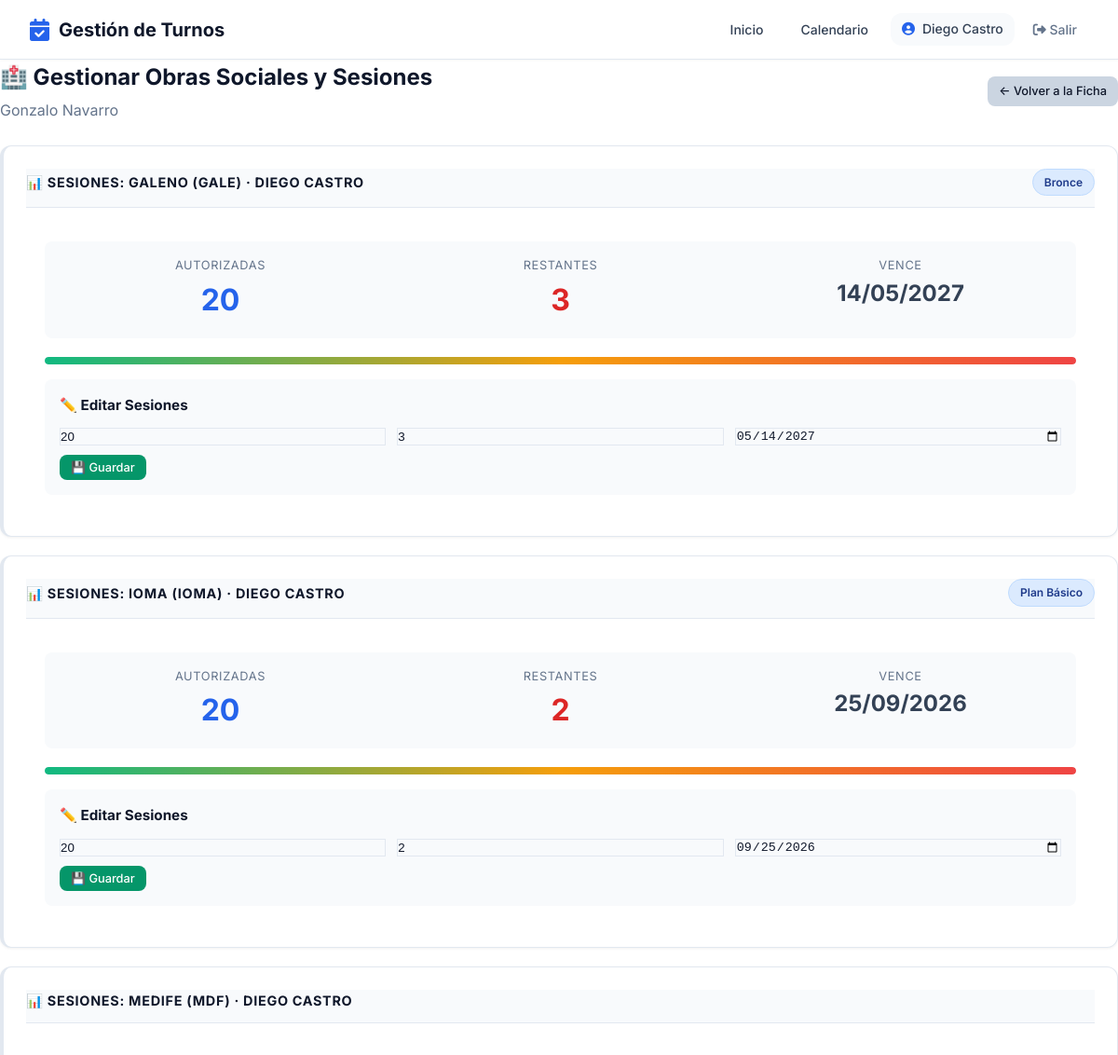
Page /pacientes/80/gestionar-obras-sociales/ (signed in, upper part) on the earlier database version.
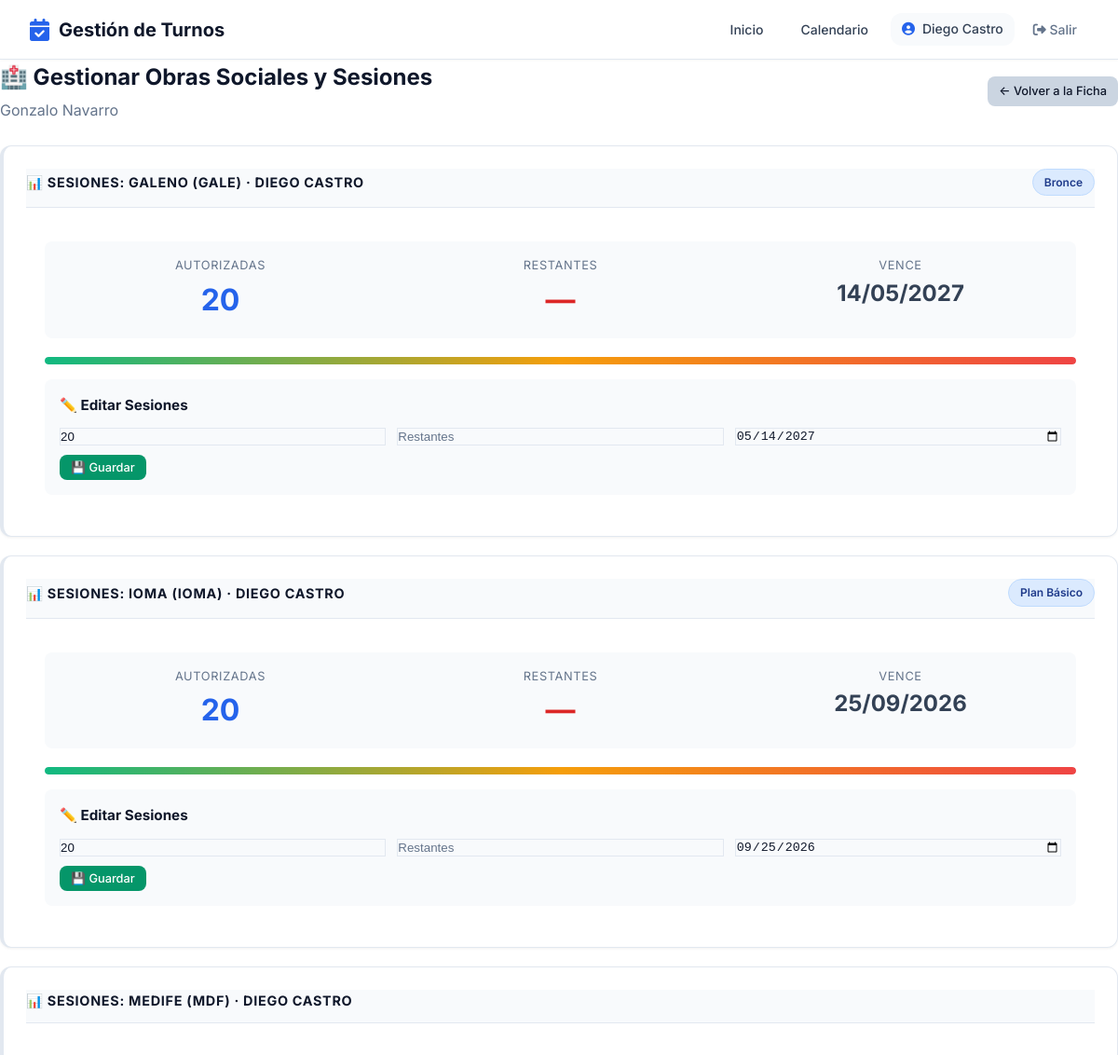
Same page on the later database version.
### pacientes/models.py (models this page shows, shortened)
class PacienteObraSocial(models.Model):
    paciente = models.ForeignKey(
        Paciente, on_delete=models.CASCADE, related_name='mis_obras_sociales'
    )
    obra_social = models.ForeignKey(
        'obras_sociales.ObraSocial', on_delete=models.CASCADE, verbose_name='Obra Social'
    )
    plan = models.ForeignKey(
        'obras_sociales.Plan', on_delete=models.SET_NULL, null=True, blank=True, verbose_name='Plan'
    )
    numero_afiliado = models.CharField(max_length=50, blank=True, verbose_name='Número de Afiliado')
    profesional = models.ForeignKey(
        'profesionales.Profesional',
        on_delete=models.SET_NULL,
        null=True,
        blank=True,
        verbose_name='Profesional que autoriza'
    )
    sesiones_autorizadas = models.IntegerField(null=True, blank=True, verbose_name='Sesiones Autorizadas')
    sesiones_restantes = models.IntegerField(null=True, blank=True, verbose_name='Sesiones Restantes')
    fecha_vencimiento = models.DateField(null=True, blank=True, verbose_name='Vencimiento')
    activa = models.BooleanField(default=True, verbose_name='Activa')
    creado = models.DateTimeField(auto_now_add=True)
    actualizado = models.DateTimeField(auto_now=True)
    class Meta:
        verbose_name = 'Obra Social del Paciente'
        verbose_name_plural = 'Obras Sociales del Paciente'
        ordering = ['-activa', 'obra_social__nombre']
        unique_together = ['paciente', 'obra_social', 'plan', 'profesional']

### obras_sociales/models.py (models this page shows, shortened)
class ObraSocial(ModeloBase):
    nombre = models.CharField(max_length=200, verbose_name='Nombre')
    sigla = models.CharField(max_length=20, verbose_name='Sigla')
    telefono = models.CharField(max_length=20, blank=True, verbose_name='Teléfono')
    email = models.EmailField(blank=True, verbose_name='Email')
    activo = models.BooleanField(default=True, verbose_name='Activo')
    class Meta:
        verbose_name = 'Obra Social'
        verbose_name_plural = 'Obras Sociales'
        ordering = ['nombre']

class Plan(ModeloBase):
    obra_social = models.ForeignKey(
        ObraSocial,
        on_delete=models.CASCADE,
        related_name='planes',
        verbose_name='Obra Social'
    )
    nombre = models.CharField(max_length=100, verbose_name='Nombre del Plan')
    requiere_autorizacion = models.BooleanField(
        default=False,
        verbose_name='Requiere Autorización'
    )
    coseguro_fijo = models.DecimalField(
        max_digits=10,
        decimal_places=2,
        default=0,
        verbose_name='Coseguro Fijo'
    )
    coseguro_porcentaje = models.DecimalField(
        max_digits=5,
        decimal_places=2,
        default=0,
        verbose_name='Coseguro (%)'
    )
    class Meta:
        verbose_name = 'Plan'
        verbose_name_plural = 'Planes'
        ordering = ['obra_social', 'nombre']

### profesionales/models.py (models this page shows, shortened)
class Profesional(Persona):
    ESPECIALIDADES = [
        ('odontologia', 'Odontología'),
        ('kinesiologia', 'Kinesiología'),
        ('psicologia', 'Psicología'),
        ('nutricion', 'Nutrición'),
        ('cardiologia', 'Cardiología'),
        ('medicina_general', 'Medicina General'),
        ('dermatologia', 'Dermatología'),
        ('estetica', 'Estética'),
        ('pediatria', 'Pediatría'),
        ('traumatologia', 'Traumatología'),
        ('veterinaria', 'Veterinaria'),
        ('fonoaudiologia', 'Fonoaudiologia'),
        ('laboratorio', 'Laboratorio'),
        ('otro', 'Otro'),
    ]
    usuario = models.OneToOneField(
        'usuarios.Usuario',
        on_delete=models.CASCADE,
        verbose_name='Usuario'
    )
    especialidad = models.CharField(
        max_length=50,
        choices=ESPECIALIDADES,
        verbose_name='Especialidad'
    )
    matricula = models.CharField(
        max_length=50,
        blank=True,
        verbose_name='Matrícula Profesional'
    )
    color_calendario = models.CharField(
        max_length=7,
        default='#4A90D9',
        verbose_name='Color en Calendario'
    )
    acepta_obra_social = models.BooleanField(
        default=False,
        verbose_name='Acepta Obra Social'
    )
    descripcion = models.TextField(
        blank=True,
        verbose_name='Descripción Profesional'
    )
    foto = models.ImageField(
    upload_to='profesionales/',
    blank=True,
    null=True,
    verbose_name='Foto de Perfil'
    )
    establecimientos = models.ManyToManyField(
    'establecimientos.Establecimiento',
    blank=True,
    related_name='profesionales',
    verbose_name='Consultorios donde atiende'
    )
    frase_destacada = models.CharField(max_length=200, blank=True, verbose_name='Frase destacada')
    precio_particular = models.DecimalField(max_digits=10, decimal_places=2, null=True, blank=True, verbose_name='Precio consulta particular')
    obras_sociales_texto = models.TextField(blank=True, verbose_name='Obras sociales (texto libre)')
    servicios_texto = models.TextField(blank=True, verbose_name='Servicios / Especializaciones')
    servicios_destacados = models.TextField(blank=True, verbose_name='Servicios destacados')
    especializaciones = models.TextField(blank=True, verbose_name='Especializaciones')
    atiende_por_orden = models.BooleanField(
    default=False,
    verbose_name='Atiende por orden de llegada'
)
    obras_sociales = models.ManyToManyField(
        'obras_sociales.ObraSocial',
        blank=True,
        related_name='profesionales',
        verbose_name='Obras Sociales'
    )
    planes = models.ManyToManyField(
        'obras_sociales.Plan',
        blank=True,
        verbose_name='Planes'
    )
    class Meta:
        verbose_name = 'Profesional'
        verbose_name_plural = 'Profesionales'
        ordering = ['apellido', 'nombre']

### pacientes/views.py (the view, shortened to what this page needs)
# urls.py: path('<int:paciente_id>/gestionar-obras-sociales/', views.gestionar_obras_sociales, name='gestionar_obras_sociales'),
@login_required
def gestionar_obras_sociales(request, paciente_id):
    if request.user.rol not in ['profesional', 'secretaria']:
        messages.error(request, 'No tenés acceso.')
        return redirect('home')
    paciente = get_object_or_404(Paciente, id=paciente_id)
    if request.user.rol == 'profesional':
        profesional = get_object_or_404(Profesional, usuario=request.user)
    else:
        profesional = None
    if profesional:
        obras_sociales_disponibles = profesional.obras_sociales.filter(activo=True)
    else:
        obras_sociales_disponibles = ObraSocial.objects.filter(activo=True)
    if profesional:
        obras_sociales_paciente = paciente.mis_obras_sociales.filter(profesional=profesional)
    else:
        obras_sociales_paciente = paciente.mis_obras_sociales.all()
    context = {
        'paciente': paciente,
        'profesional': profesional,
        'obras_sociales_disponibles': obras_sociales_disponibles,
        'hoy': date.today(),
        'es_secretaria': request.user.rol == 'secretaria',
        'obras_sociales_paciente': obras_sociales_paciente,
    }
    return render(request, 'pacientes/gestionar_obras_sociales.html', context)

### core_app/models.py (called while the page is built)
    @property
    def nombre_completo(self):
        return f"{self.nombre} {self.apellido}"

### pacientes/templates/pacientes/gestionar_obras_sociales.html (shortened to what this page needs)
{% extends 'core_app/base.html' %}
{% load static %}
{% block extra_css %}
    <link rel="stylesheet" href="{% static 'css/pages/pacientes_shared.css' %}">
{% endblock %}
{% block content %}
<div class="pacientes-container">
    <div class="flex-between mb-6">
        <div>
            <h1 style="font-size: 1.5rem; font-weight: 700; margin: 0;">🏥 Gestionar Obras Sociales y Sesiones</h1>
            <p style="color: var(--text-muted); margin-top: 4px;">{{ paciente.nombre_completo }}</p>
        </div>
        <a href="{% url 'ficha_paciente' paciente.id %}" class="btn btn-secondary btn-sm">← Volver a la Ficha</a>
    </div>
    {% for os_paciente in obras_sociales_paciente %}
    {% if os_paciente.activa %}
    <div class="paciente-card" style="border-left: 4px solid var(--success);">
        <div class="paciente-card-header">
            <h3>
                📊 Sesiones: {{ os_paciente.obra_social.nombre }} ({{ os_paciente.obra_social.sigla }})
                {% if os_paciente.profesional %} · {{ os_paciente.profesional.nombre_completo }}{% endif %}
            </h3>
            {% if os_paciente.plan %}<span class="badge badge-info">{{ os_paciente.plan.nombre }}</span>{% endif %}
        </div>
        <form method="POST" style="padding: 20px;">
            {% if os_paciente.sesiones_autorizadas %}
            <div class="sesiones-stats-grid">
                <div>
                    <div class="sesiones-stat-etiqueta">Autorizadas</div>
                    <div class="sesiones-stat-numero autorizadas">{{ os_paciente.sesiones_autorizadas }}</div>
                </div>
                <div>
                    <div class="sesiones-stat-etiqueta">Restantes</div>
                    <div class="sesiones-stat-numero restantes" style="{% if os_paciente.sesiones_restantes <= 3 %}color: var(--danger);{% elif os_paciente.sesiones_restantes <= 7 %}color: var(--warning);{% endif %}">
                        {{ os_paciente.sesiones_restantes|default:"—" }}
                    </div>
                </div>
                <div>
                    <div class="sesiones-stat-etiqueta">Vence</div>
                    <div class="sesiones-stat-numero vencimiento" style="{% if os_paciente.fecha_vencimiento and os_paciente.fecha_vencimiento < hoy %}color: var(--danger);{% endif %}">
                        {{ os_paciente.fecha_vencimiento|date:"d/m/Y"|default:"—" }}
                    </div>
                </div>
            </div>
            <div class="sesiones-barra">
                <div class="sesiones-barra-progreso" style="width: {% widthratio os_paciente.sesiones_autorizadas|add:'-'|add:os_paciente.sesiones_restantes os_paciente.sesiones_autorizadas 100 %}%;"></div>
            </div>
            {% endif %}
            <div style="background: var(--bg-alt); padding: 16px; border-radius: var(--radius); margin-top: 16px;">
                <h4 style="margin: 0 0 12px 0; font-size: 0.95rem;">✏️ Editar Sesiones</h4>
                <div style="display: grid; grid-template-columns: repeat(3, 1fr); gap: 12px;">
                    <input type="number" name="sesiones_autorizadas" value="{{ os_paciente.sesiones_autorizadas|default:'' }}"
                           placeholder="Autorizadas" class="form-input">
                    <input type="number" name="sesiones_restantes" value="{{ os_paciente.sesiones_restantes|default:'' }}"
                           placeholder="Restantes" class="form-input">
                    <input type="date" name="fecha_vencimiento" value="{{ os_paciente.fecha_vencimiento|date:'Y-m-d'|default:'' }}"
                           class="form-input">
                </div>
                <button type="submit" class="btn btn-success btn-sm" style="margin-top: 10px;">💾 Guardar</button>
            </div>
        </form>
    </div>
    {% endif %}
    {% endfor %}
</div>
{% endblock %}

Differences in the rows shown:
changed PacienteObraSocial "GALENO": sesiones_restantes "3" → "—"; sesiones_restantes "3" → (not shown)
changed PacienteObraSocial "IOMA": sesiones_restantes "2" → "—"; sesiones_restantes "2" → (not shown)
